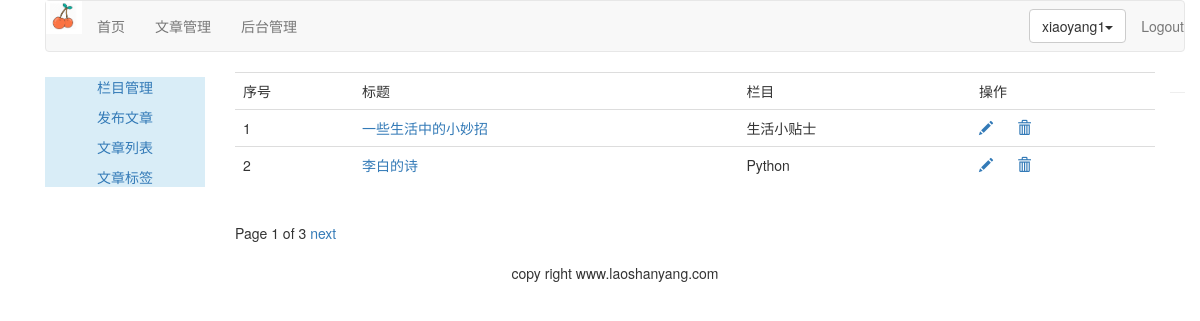
The page /article/article_list (signed in) on the database its author committed.
### article/models.py (models this page shows, shortened)
class ArticlePost(models.Model):
    author = models.ForeignKey(User, related_name='article', on_delete=models.CASCADE)
    title = models.CharField(max_length=200)
    slug = models.SlugField(max_length=500)
    column = models.ForeignKey(ArticleColumn, related_name='article_colum', on_delete=models.CASCADE)
    body = models.TextField()
    created = models.DateTimeField(default=timezone.now)
    update = models.DateTimeField(auto_now=True)
    users_like = models.ManyToManyField(User, related_name='articles_like', blank=True)
    article_views = models.IntegerField(default=0)
    article_tag=models.ManyToManyField(ArticleTag,related_name='article_tag',blank=True)
    class Meta:
        ordering = ('-update',)
        index_together = (('id', 'slug'),)
    def get_absolute_url(self):
        return reverse("article:article_detail", args=[self.id, self.slug])

class ArticleColumn(models.Model):
    user = models.ForeignKey(User, related_name='article_column', on_delete=models.CASCADE)
    column = models.CharField(max_length=200)
    create = models.DateField(auto_now_add=True)
    def __str__(self):
        return self.column

### article/views.py (the view)
# urls.py: path('article_list', views.article_list, name='article_list'),
@login_required(login_url='/account')
def article_list(request):
    articles_list = ArticlePost.objects.filter(author=request.user)
    pageinator = Paginator(articles_list, 2)  # 创建分页对象，每页最多2条记录
    page = request.GET.get('page')  # 获取浏览器请求参数page的值
    try:
        current_page = pageinator.page(page)
        articles = current_page.object_list
    except PageNotAnInteger:
        current_page = pageinator.page(1)
        articles = current_page.object_list
    except EmptyPage:
        current_page = pageinator.page(pageinator.num_pages)
        articles = current_page.object_list
    return render(request, 'article/column/article_list.html', {'articles': articles,
                                                                'page': current_page})

### templates/article/column/article_list.html (shortened to what this page needs)
{% extends 'article/base.html' %}
{% load staticfiles %}
{% block content %}
    <div>
        <table class="table table-hover">
            <tr>
                <td>序号</td>
                <td>标题</td>
                <td>栏目</td>
                <td>操作</td>
            </tr>
            {% for article in articles %}
                <tr id="{{ article.id }} ">
                    <td>{{ forloop.counter }}</td>
                    <td><a href="{{ article.get_absolute_url }}">{{ article.title }}</a></td>
                    <td>{{ article.column }}</td>
                    <td>
                        <a name="edit" href="{% url 'article:rdit_article' article.id %}">
                            <span class="glyphicon glyphicon-pencil"></span></a>
                        <a name="delete" href="javascript:" onclick="del_article(this,{{ article.id }})">
                            <span class="glyphicon glyphicon-trash" style="margin-left:20px;"></span>
                        </a>
                    </td>
                </tr>
            {% endfor %}
        </table>
    {% include 'paginator.html' %}
    </div>
{% endblock %}

### templates/article/header.html (shortened to what this page needs)
{% load staticfiles %}
<div class="container">
    <nav class="navbar navbar-default" role="navigation">
        <div class="navbar-header">
            <img width="36" src="{% static 'images/logo.png' %}"/>
        </div>
        <div>
            <ul class="nav navbar-nav" role="tablist">
                <li><a href="{% url 'blog_title' %}">首页</a></li>
                <li><a href="{% url 'article:article_column' %}">文章管理</a></li>
                <li><a href="{% url 'article:article_column' %}">后台管理</a></li>
            </ul>
            <ul class="nav navbar-nav navbar-right">
                {% if user.is_authenticated %}
                    <li>
                        <div class="dropdown" style="margin-top:8px">
                            <button class="btn btn-default dropdown-toggle" type="button" id="dropdownMenu"
                                    data-toggle="dropdown">{{ user.username }}<span class="caret"></span></button>
                        </div>
                    </li>
                    <li><a href="{% url 'account:logout' %}">Logout</a></li>
                {% else %}
                    <li><a href="{% url 'account:login' %}">LOGIN</a></li>
                {% endif %}
            </ul>
        </div>
    </nav>
</div>

### rows shown on the page
ArticlePost: title "一些生活中的小妙招", column "生活小贴士"
ArticlePost: title "李白的诗", column "Python"

### other values the page prints
{{ user.username }} "xiaoyang1"
{{ page.number }} "1"
{{ page.paginator.num_pages }} "3"
